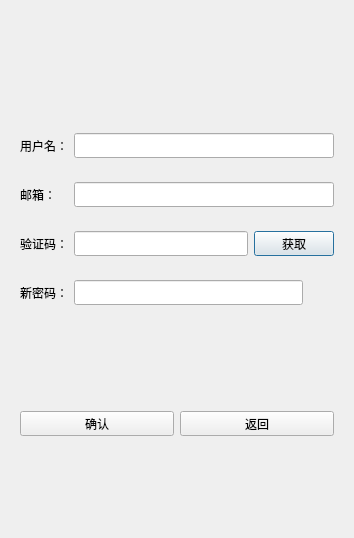
<?xml version="1.0" encoding="UTF-8"?>
<ui version="4.0">
 <class>ResetDialog</class>
 <widget class="QDialog" name="ResetDialog">
  <property name="geometry">
   <rect>
    <x>0</x>
    <y>0</y>
    <width>354</width>
    <height>538</height>
   </rect>
  </property>
  <property name="windowTitle">
   <string>Dialog</string>
  </property>
  <layout class="QVBoxLayout" name="verticalLayout">
   <item>
    <spacer name="verticalSpacer">
     <property name="orientation">
      <enum>Qt::Vertical</enum>
     </property>
     <property name="sizeHint" stdset="0">
      <size>
       <width>20</width>
       <height>40</height>
      </size>
     </property>
    </spacer>
   </item>
   <item>
    <widget class="QLabel" name="label_err_tip">
     <property name="minimumSize">
      <size>
       <width>0</width>
       <height>25</height>
      </size>
     </property>
     <property name="maximumSize">
      <size>
       <width>16777215</width>
       <height>25</height>
      </size>
     </property>
     <property name="text">
      <string/>
     </property>
     <property name="alignment">
      <set>Qt::AlignCenter</set>
     </property>
    </widget>
   </item>
   <item>
    <widget class="QWidget" name="widget" native="true">
     <layout class="QHBoxLayout" name="horizontalLayout">
      <item>
       <widget class="QLabel" name="user_lb">
        <property name="minimumSize">
         <size>
          <width>0</width>
          <height>25</height>
         </size>
        </property>
        <property name="maximumSize">
         <size>
          <width>16777215</width>
          <height>25</height>
         </size>
        </property>
        <property name="text">
         <string>用户名：</string>
        </property>
       </widget>
      </item>
      <item>
       <widget class="QLineEdit" name="user_edit">
        <property name="minimumSize">
         <size>
          <width>0</width>
          <height>25</height>
         </size>
        </property>
        <property name="maximumSize">
         <size>
          <width>16777215</width>
          <height>25</height>
         </size>
        </property>
       </widget>
      </item>
     </layout>
    </widget>
   </item>
   <item>
    <widget class="QWidget" name="widget_2" native="true">
     <layout class="QHBoxLayout" name="horizontalLayout_2">
      <item>
       <widget class="QLabel" name="email_lb">
        <property name="minimumSize">
         <size>
          <width>48</width>
          <height>25</height>
         </size>
        </property>
        <property name="maximumSize">
         <size>
          <width>48</width>
          <height>25</height>
         </size>
        </property>
        <property name="text">
         <string>邮箱：</string>
        </property>
       </widget>
      </item>
      <item>
       <widget class="QLineEdit" name="email_edit">
        <property name="minimumSize">
         <size>
          <width>0</width>
          <height>25</height>
         </size>
        </property>
        <property name="maximumSize">
         <size>
          <width>16777215</width>
          <height>25</height>
         </size>
        </property>
       </widget>
      </item>
     </layout>
    </widget>
   </item>
   <item>
    <widget class="QWidget" name="widget_3" native="true">
     <layout class="QHBoxLayout" name="horizontalLayout_3">
      <item>
       <widget class="QLabel" name="varify_lb">
        <property name="minimumSize">
         <size>
          <width>0</width>
          <height>25</height>
         </size>
        </property>
        <property name="maximumSize">
         <size>
          <width>16777215</width>
          <height>25</height>
         </size>
        </property>
        <property name="text">
         <string>验证码：</string>
        </property>
       </widget>
      </item>
      <item>
       <widget class="QLineEdit" name="varify_edit">
        <property name="minimumSize">
         <size>
          <width>0</width>
          <height>25</height>
         </size>
        </property>
        <property name="maximumSize">
         <size>
          <width>16777215</width>
          <height>25</height>
         </size>
        </property>
       </widget>
      </item>
      <item>
       <widget class="TimerBtn" name="verify_btn">
        <property name="minimumSize">
         <size>
          <width>0</width>
          <height>25</height>
         </size>
        </property>
        <property name="maximumSize">
         <size>
          <width>16777215</width>
          <height>25</height>
         </size>
        </property>
        <property name="text">
         <string>获取</string>
        </property>
       </widget>
      </item>
     </layout>
    </widget>
   </item>
   <item>
    <widget class="QWidget" name="widget_4" native="true">
     <layout class="QHBoxLayout" name="horizontalLayout_4">
      <item>
       <widget class="QLabel" name="pwd_lb">
        <property name="minimumSize">
         <size>
          <width>0</width>
          <height>25</height>
         </size>
        </property>
        <property name="maximumSize">
         <size>
          <width>16777215</width>
          <height>25</height>
         </size>
        </property>
        <property name="text">
         <string>新密码：</string>
        </property>
       </widget>
      </item>
      <item>
       <widget class="QLineEdit" name="pwd_edit">
        <property name="minimumSize">
         <size>
          <width>0</width>
          <height>25</height>
         </size>
        </property>
        <property name="maximumSize">
         <size>
          <width>16777215</width>
          <height>25</height>
         </size>
        </property>
       </widget>
      </item>
      <item>
       <widget class="ClickedLabel" name="label_pwd_visible">
        <property name="minimumSize">
         <size>
          <width>25</width>
          <height>25</height>
         </size>
        </property>
        <property name="maximumSize">
         <size>
          <width>25</width>
          <height>25</height>
         </size>
        </property>
        <property name="text">
         <string/>
        </property>
       </widget>
      </item>
     </layout>
    </widget>
   </item>
   <item>
    <spacer name="verticalSpacer_2">
     <property name="orientation">
      <enum>Qt::Vertical</enum>
     </property>
     <property name="sizeHint" stdset="0">
      <size>
       <width>20</width>
       <height>40</height>
      </size>
     </property>
    </spacer>
   </item>
   <item>
    <widget class="QWidget" name="widget_5" native="true">
     <layout class="QHBoxLayout" name="horizontalLayout_5">
      <item>
       <widget class="QPushButton" name="sure_btn">
        <property name="minimumSize">
         <size>
          <width>0</width>
          <height>25</height>
         </size>
        </property>
        <property name="maximumSize">
         <size>
          <width>16777215</width>
          <height>25</height>
         </size>
        </property>
        <property name="text">
         <string>确认</string>
        </property>
       </widget>
      </item>
      <item>
       <widget class="QPushButton" name="return_btn">
        <property name="minimumSize">
         <size>
          <width>0</width>
          <height>25</height>
         </size>
        </property>
        <property name="maximumSize">
         <size>
          <width>16777215</width>
          <height>25</height>
         </size>
        </property>
        <property name="text">
         <string>返回</string>
        </property>
       </widget>
      </item>
     </layout>
    </widget>
   </item>
   <item>
    <spacer name="verticalSpacer_3">
     <property name="orientation">
      <enum>Qt::Vertical</enum>
     </property>
     <property name="sizeHint" stdset="0">
      <size>
       <width>20</width>
       <height>40</height>
      </size>
     </property>
    </spacer>
   </item>
  </layout>
 </widget>
 <customwidgets>
  <customwidget>
   <class>ClickedLabel</class>
   <extends>QLabel</extends>
   <header>clickedlabel.h</header>
  </customwidget>
  <customwidget>
   <class>TimerBtn</class>
   <extends>QPushButton</extends>
   <header>timerbtn.h</header>
  </customwidget>
 </customwidgets>
 <resources/>
 <connections/>
</ui>
